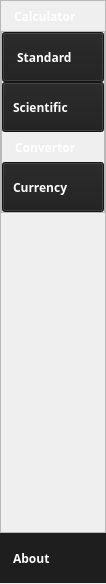
          <widget class="QWidget" name="scrollAreaWidgetContents_4">
           <property name="geometry">
            <rect>
             <x>0</x>
             <y>0</y>
             <width>106</width>
             <height>584</height>
            </rect>
           </property>
           <layout class="QVBoxLayout" name="verticalLayout_5">
            <property name="spacing">
             <number>0</number>
            </property>
            <property name="leftMargin">
             <number>0</number>
            </property>
            <property name="topMargin">
             <number>0</number>
            </property>
            <property name="rightMargin">
             <number>0</number>
            </property>
            <property name="bottomMargin">
             <number>0</number>
            </property>
            <item>
             <widget class="QFrame" name="frame_5">
              <property name="font">
               <font/>
              </property>
              <property name="frameShape">
               <enum>QFrame::StyledPanel</enum>
              </property>
              <property name="frameShadow">
               <enum>QFrame::Raised</enum>
              </property>
              <layout class="QVBoxLayout" name="verticalLayout_3">
               <property name="spacing">
                <number>0</number>
               </property>
               <property name="leftMargin">
                <number>0</number>
               </property>
               <property name="topMargin">
                <number>0</number>
               </property>
               <property name="rightMargin">
                <number>0</number>
               </property>
               <property name="bottomMargin">
                <number>0</number>
               </property>
               <item>
                <widget class="QLabel" name="label_3">
                 <property name="minimumSize">
                  <size>
                   <width>0</width>
                   <height>30</height>
                  </size>
                 </property>
                 <property name="maximumSize">
                  <size>
                   <width>16777215</width>
                   <height>30</height>
                  </size>
                 </property>
                 <property name="font">
                  <font>
                   <family>Segoe UI Semibold</family>
                   <pointsize>9</pointsize>
                   <bold>true</bold>
                  </font>
                 </property>
                 <property name="styleSheet">
                  <string notr="true">color: rgb(255, 255, 255);
padding-left: 10px;</string>
                 </property>
                 <property name="text">
                  <string>Calculator</string>
                 </property>
                </widget>
               </item>
               <item alignment="Qt::AlignTop">
                <widget class="QFrame" name="frame">
                 <property name="frameShape">
                  <enum>QFrame::StyledPanel</enum>
                 </property>
                 <property name="frameShadow">
                  <enum>QFrame::Raised</enum>
                 </property>
                 <layout class="QVBoxLayout" name="verticalLayout_4">
                  <property name="spacing">
                   <number>0</number>
                  </property>
                  <property name="leftMargin">
                   <number>0</number>
                  </property>
                  <property name="topMargin">
                   <number>0</number>
                  </property>
                  <property name="rightMargin">
                   <number>0</number>
                  </property>
                  <property name="bottomMargin">
                   <number>0</number>
                  </property>
                  <item>
                   <widget class="QPushButton" name="standard_btn">
                    <property name="minimumSize">
                     <size>
                      <width>0</width>
                      <height>50</height>
                     </size>
                    </property>
                    <property name="font">
                     <font>
                      <family>Segoe UI Semibold</family>
                      <bold>true</bold>
                     </font>
                    </property>
                    <property name="toolTip">
                     <string/>
                    </property>
                    <property name="layoutDirection">
                     <enum>Qt::LeftToRight</enum>
                    </property>
                    <property name="styleSheet">
                     <string notr="true">QPushButton {
	color: rgb(255, 255, 255);
	background-color: rgb(30, 30, 30);
	border-left: 5px solid rgb(3, 111, 196);
	text-align:left;
	padding-left: 10px;
}
QPushButton:hover {
	color: rgb(255, 255, 255);
	background-color: rgb(147, 147, 147);
}</string>
                    </property>
                    <property name="text">
                     <string>Standard</string>
                    </property>
                    <property name="icon">
                     <iconset>
                      <normaloff>resources/standard.png</normaloff>resources/standard.png</iconset>
                    </property>
                    <property name="iconSize">
                     <size>
                      <width>38</width>
                      <height>38</height>
                     </size>
                    </property>
                   </widget>
                  </item>
                  <item>
                   <widget class="QPushButton" name="Scientific_btn">
                    <property name="minimumSize">
                     <size>
                      <width>0</width>
                      <height>50</height>
                     </size>
                    </property>
                    <property name="font">
                     <font>
                      <family>Segoe UI Semibold</family>
                      <bold>true</bold>
                     </font>
                    </property>
                    <property name="toolTip">
                     <string/>
                    </property>
                    <property name="styleSheet">
                     <string notr="true">QPushButton {
	color: rgb(255, 255, 255);
	background-color: rgb(30, 30, 30);
	text-align:left;
	padding-left: 10px;
}
QPushButton:hover {
	color: rgb(255, 255, 255);
	background-color: rgb(147, 147, 147);
}</string>
                    </property>
                    <property name="text">
                     <string>Scientific</string>
                    </property>
                    <property name="icon">
                     <iconset>
                      <normaloff>resources/sci.png</normaloff>resources/sci.png</iconset>
                    </property>
                    <property name="iconSize">
                     <size>
                      <width>22</width>
                      <height>22</height>
                     </size>
                    </property>
                   </widget>
                  </item>
                  <item>
                   <widget class="QLabel" name="label">
                    <property name="minimumSize">
                     <size>
                      <width>0</width>
                      <height>30</height>
                     </size>
                    </property>
                    <property name="maximumSize">
                     <size>
                      <width>16777215</width>
                      <height>30</height>
                     </size>
                    </property>
                    <property name="font">
                     <font>
                      <family>Segoe UI Semibold</family>
                      <pointsize>9</pointsize>
                      <bold>true</bold>
                     </font>
                    </property>
                    <property name="styleSheet">
                     <string notr="true">color: rgb(255, 255, 255);
padding-left: 10px;</string>
                    </property>
                    <property name="text">
                     <string>Convertor</string>
                    </property>
                   </widget>
                  </item>
                  <item>
                   <widget class="QPushButton" name="Currency_btn">
                    <property name="minimumSize">
                     <size>
                      <width>0</width>
                      <height>50</height>
                     </size>
                    </property>
                    <property name="font">
                     <font>
                      <family>Segoe UI Semibold</family>
                      <bold>true</bold>
                     </font>
                    </property>
                    <property name="toolTip">
                     <string/>
                    </property>
                    <property name="styleSheet">
                     <string notr="true">QPushButton {
	color: rgb(255, 255, 255);
	background-color: rgb(30, 30, 30);
	text-align:left;
	padding-left: 10px;
}
QPushButton:hover {
	color: rgb(255, 255, 255);
	background-color: rgb(147, 147, 147);
}</string>
                    </property>
                    <property name="text">
                     <string>Currency</string>
                    </property>
                    <property name="icon">
                     <iconset>
                      <normaloff>resources/Currency.ico</normaloff>resources/Currency.ico</iconset>
                    </property>
                    <property name="iconSize">
                     <size>
                      <width>22</width>
                      <height>22</height>
                     </size>
                    </property>
                   </widget>
                  </item>
                 </layout>
                </widget>
               </item>
              </layout>
             </widget>
            </item>
            <item>
             <widget class="QFrame" name="frame_4">
              <property name="maximumSize">
               <size>
                <width>16777215</width>
                <height>51</height>
               </size>
              </property>
              <property name="styleSheet">
               <string notr="true">border:none;</string>
              </property>
              <property name="frameShape">
               <enum>QFrame::StyledPanel</enum>
              </property>
              <property name="frameShadow">
               <enum>QFrame::Raised</enum>
              </property>
              <layout class="QHBoxLayout" name="horizontalLayout">
               <property name="spacing">
                <number>0</number>
               </property>
               <property name="leftMargin">
                <number>0</number>
               </property>
               <property name="topMargin">
                <number>0</number>
               </property>
               <property name="rightMargin">
                <number>0</number>
               </property>
               <property name="bottomMargin">
                <number>0</number>
               </property>
               <item>
                <widget class="QPushButton" name="about_btn">
                 <property name="minimumSize">
                  <size>
                   <width>0</width>
                   <height>50</height>
                  </size>
                 </property>
                 <property name="font">
                  <font>
                   <family>Segoe UI Semibold</family>
                   <bold>true</bold>
                  </font>
                 </property>
                 <property name="toolTip">
                  <string/>
                 </property>
                 <property name="styleSheet">
                  <string notr="true">QPushButton {
	color: rgb(255, 255, 255);
	background-color: rgb(30, 30, 30);
	text-align:left;
	padding-left: 10px;
}
QPushButton:hover {
	color: rgb(255, 255, 255);
	background-color: rgb(147, 147, 147);
}</string>
                 </property>
                 <property name="text">
                  <string> About</string>
                 </property>
                 <property name="icon">
                  <iconset>
                   <normaloff>resources/About.ico</normaloff>resources/About.ico</iconset>
                 </property>
                 <property name="iconSize">
                  <size>
                   <width>18</width>
                   <height>18</height>
                  </size>
                 </property>
                </widget>
               </item>
              </layout>
             </widget>
            </item>
           </layout>
          </widget>
